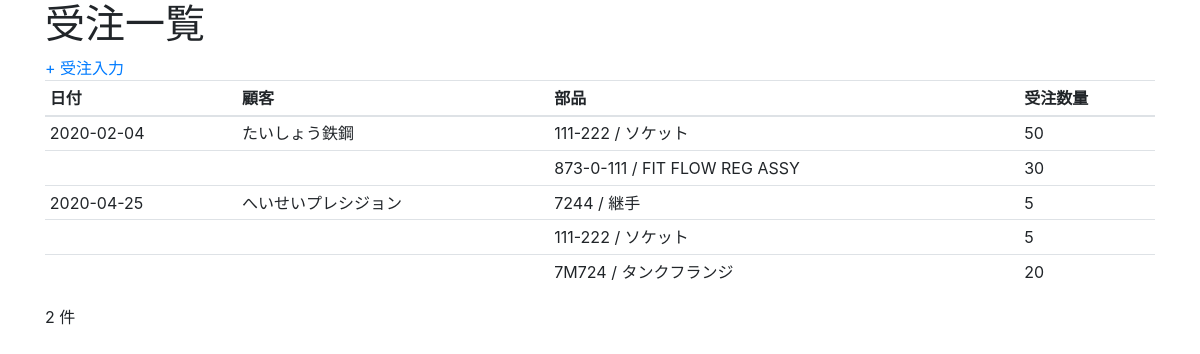
The page / on the database its author committed.
### jutyu/models.py (models this page shows)
class JutyuHead(models.Model):
    jutyu_date = models.DateField('受注日', default=date.today)
    customer = models.ForeignKey(Customer, on_delete=models.CASCADE, verbose_name='顧客')

class Customer(models.Model):
    name = models.CharField('顧客名', max_length=50)
    def __str__(self):
        return self.name

class JutyuDetail(models.Model):
    jutyu_head = models.ForeignKey(JutyuHead, models.CASCADE)
    part = models.ForeignKey(Part, models.CASCADE, verbose_name='部品')
    quantity = models.IntegerField('受注数量')

class Part(models.Model):
    code = models.CharField('部品コード', max_length=15)
    name = models.CharField('部品名', max_length=50)
    def __str__(self):
        return f'{self.code} / {self.name}'

### jutyu/views.py (the view)
# urls.py: path('', JutyuListView.as_view(), name='jutyu_list'),
class JutyuListView(ListView):
    model = JutyuHead
    template_name = 'jutyu/jutyu_list.html'

### jutyu/templates/jutyu/jutyu_list.html
{% extends 'jutyu/_base.html' %}
{% block content %}
    <h1>受注一覧</h1>
    <a href="{% url 'add_jutyu' %}">+ 受注入力</a>
    <table class="table table-sm">
        <thead>
        <tr>
            <th>日付</th>
            <th>顧客</th>
            <th>部品</th>
            <th>受注数量</th>
        </tr>
        </thead>
        <tbody>
        {% for jutyuhead in jutyuhead_list %}
            {% for jutyudetail in jutyuhead.jutyudetail_set.all %}
                <tr>
                    {% if forloop.first %}
                        <td>{{ jutyuhead.jutyu_date|date:'Y-m-d' }}</td>
                        <td>{{ jutyuhead.customer }}</td>
                    {% else %}
                        <th></th>
                        <th></th>
                    {% endif %}
                    <td>{{ jutyudetail.part }}</td>
                    <td>{{ jutyudetail.quantity }}</td>
                </tr>
            {% endfor %}
        {% endfor %}
        </tbody>
    </table>
    <p>{{ jutyuhead_list.count }} 件</p>
{% endblock content %}

### jutyu/templates/jutyu/_base.html (shortened to what this page needs)
<!doctype html>
<html lang="ja">
<head>
    <link rel="stylesheet" href="https://stackpath.bootstrapcdn.com/bootstrap/4.5.0/css/bootstrap.min.css"
>
</head>
<body>
<div class="container">
    {% block content %}
    {% endblock content %}
</div>
</body>
</html>

### rows shown on the page
JutyuHead: jutyu_date "2020-02-04", customer "たいしょう鉄鋼"
JutyuDetail: part "111-222 / ソケット", quantity "50"
JutyuDetail: part "873-0-111 / FIT FLOW REG ASSY", quantity "30"
JutyuHead: jutyu_date "2020-04-25", customer "へいせいプレシジョン"
JutyuDetail: part "7244 / 継手", quantity "5"
JutyuDetail: part "111-222 / ソケット", quantity "5"
JutyuDetail: part "7M724 / タンクフランジ", quantity "20"

### other values the page prints
{{ jutyuhead_list.count }} "2"
